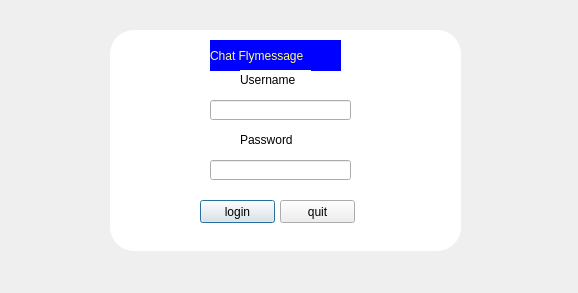
<?xml version="1.0" encoding="UTF-8"?>
<ui version="4.0">
 <class>Dialog</class>
 <widget class="QDialog" name="Dialog">
  <property name="geometry">
   <rect>
    <x>0</x>
    <y>0</y>
    <width>578</width>
    <height>293</height>
   </rect>
  </property>
  <property name="windowTitle">
   <string>Dialog</string>
  </property>
  <widget class="QFrame" name="frame">
   <property name="geometry">
    <rect>
     <x>110</x>
     <y>30</y>
     <width>351</width>
     <height>221</height>
    </rect>
   </property>
   <property name="styleSheet">
    <string notr="true">QFrame{
	background-color: rgb(255, 255, 255);
	border-radius:24px;
}</string>
   </property>
   <property name="frameShape">
    <enum>QFrame::StyledPanel</enum>
   </property>
   <property name="frameShadow">
    <enum>QFrame::Raised</enum>
   </property>
   <widget class="QLabel" name="label">
    <property name="geometry">
     <rect>
      <x>100</x>
      <y>10</y>
      <width>131</width>
      <height>31</height>
     </rect>
    </property>
    <property name="styleSheet">
     <string notr="true">color: rgb(255, 255, 127);
background-color: rgb(0, 0, 255);
font: 12pt &quot;Consolas&quot;;</string>
    </property>
    <property name="text">
     <string>Chat Flymessage</string>
    </property>
   </widget>
   <widget class="QLabel" name="label_2">
    <property name="geometry">
     <rect>
      <x>130</x>
      <y>40</y>
      <width>71</width>
      <height>20</height>
     </rect>
    </property>
    <property name="styleSheet">
     <string notr="true">font: 10pt &quot;Microsoft YaHei UI&quot;;</string>
    </property>
    <property name="text">
     <string>Username</string>
    </property>
   </widget>
   <widget class="QLineEdit" name="txtusername">
    <property name="geometry">
     <rect>
      <x>100</x>
      <y>70</y>
      <width>141</width>
      <height>20</height>
     </rect>
    </property>
   </widget>
   <widget class="QLineEdit" name="txtpassword">
    <property name="geometry">
     <rect>
      <x>100</x>
      <y>130</y>
      <width>141</width>
      <height>20</height>
     </rect>
    </property>
   </widget>
   <widget class="QLabel" name="label_3">
    <property name="geometry">
     <rect>
      <x>130</x>
      <y>100</y>
      <width>61</width>
      <height>20</height>
     </rect>
    </property>
    <property name="styleSheet">
     <string notr="true">font: 10pt &quot;Microsoft YaHei UI&quot;;</string>
    </property>
    <property name="text">
     <string>Password</string>
    </property>
   </widget>
   <widget class="QPushButton" name="pushButton">
    <property name="geometry">
     <rect>
      <x>90</x>
      <y>170</y>
      <width>75</width>
      <height>23</height>
     </rect>
    </property>
    <property name="text">
     <string>login</string>
    </property>
   </widget>
   <widget class="QPushButton" name="pushButton_2">
    <property name="geometry">
     <rect>
      <x>170</x>
      <y>170</y>
      <width>75</width>
      <height>23</height>
     </rect>
    </property>
    <property name="text">
     <string>quit</string>
    </property>
   </widget>
  </widget>
 </widget>
 <resources/>
 <connections/>
</ui>
